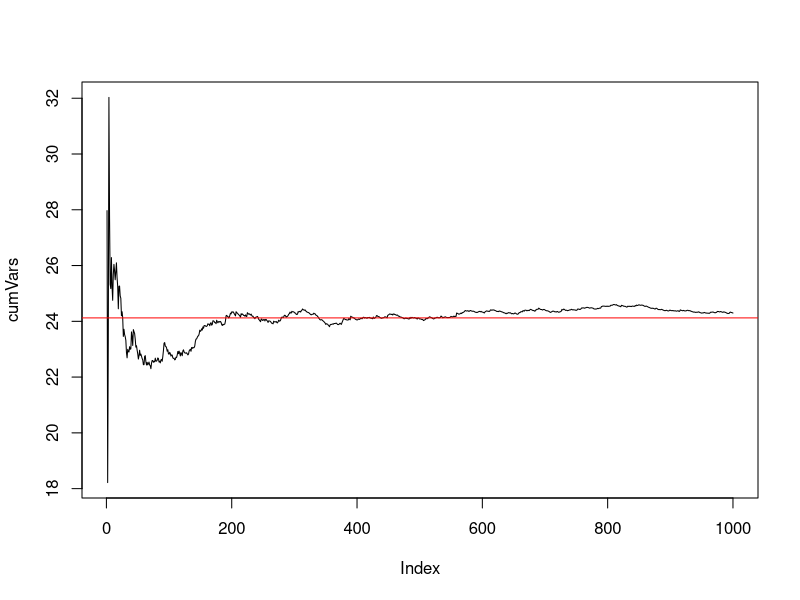
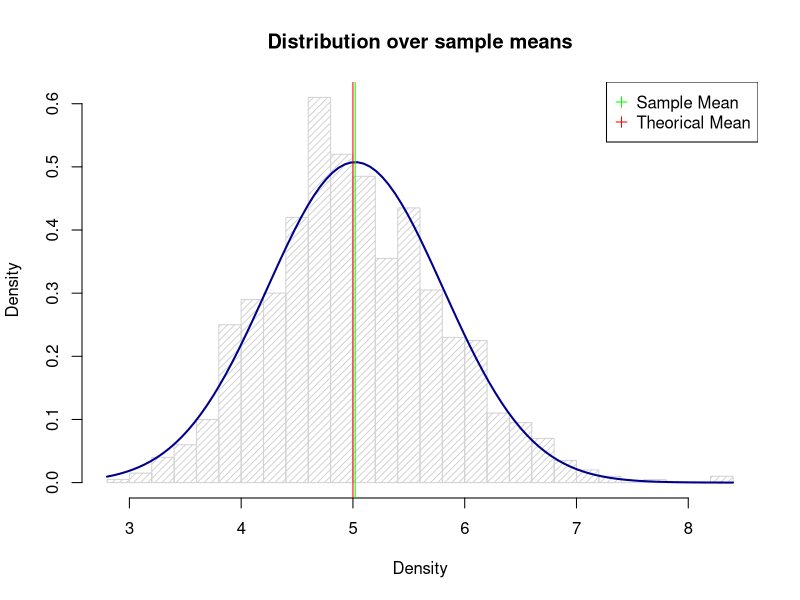

The R source for these figures, in order:
## ---- chunk 1
set.seed(600)

n = 40
lambda = 0.2

mns = NULL
simulations <- 1000

meanRExp <- function(x){
  mean(rexp(n, lambda))
}

mns <- sapply(seq(1,simulations), meanRExp)
cumVar <- sapply(seq(1,simulations), function(x){var(rexp(n, lambda))})

## ---- chunk 2
summary(mns)
## ---- chunk 3
distMean <- mean(mns)
## ---- chunk 4
sampleSd <- sd(mns)
sampleSd
## ---- chunk 5
tVar = ((1/lambda) / sqrt(n) ) ^ 2 
var(mns)
## ---- chunk 6
cumVars <- cumsum(cumVar)/(1:simulations)
meanCumVars <- mean(cumVars)
plot( cumVars, type = "l" )
abline(h = meanCumVars, col = "red" )
## ---- chunk 7

m<-mean(mns)
std<-sqrt(var(mns))

hist(mns, density=20, breaks=20, prob=TRUE, 
         xlab="Density",  
         main="Distribution over sample means")
curve(dnorm(x, mean=m, sd=std), 
          col="darkblue", lwd=2, add=TRUE, yaxt="n")
abline(v = 5, col="red")
abline(v = distMean, col = "green")    

legend("topright", pch = c(3,3) , 
        col = c("green", "red"), 
        legend = c("Sample Mean", "Theorical Mean"))

## ---- chunk 8
summary(ToothGrowth)
